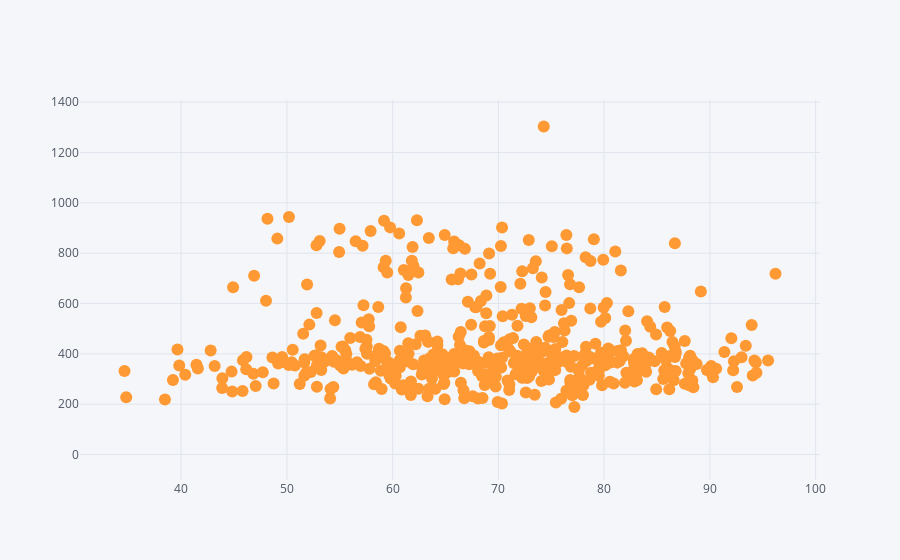

The notebook cell saved with this chart:
### Code cell
electric_day.ix['N11 ATS (U1)'].join(daily_humidity).iplot(x='HUMIDITY', y='Usage', mode='markers')

### Figure 1 — Plotly figure (JSON) as saved in the notebook; plotly's stock layout.template omitted (floating-point values rounded to 4 significant figures; data arrays with more than 128 entries replaced by an {"elided": "..."} marker saying what was removed)
{"data": [{"line": {"color": "rgba(255, 153, 51, 1.0)", "dash": "solid", "width": 1.3}, "marker": {"size": 12, "symbol": "dot"}, "mode": "markers", "name": "Usage", "text": "", "type": "scatter", "x": {"elided": "731 float values"}, "y": {"elided": "731 float values"}}], "layout": {"legend": {"bgcolor": "#F5F6F9", "font": {"color": "#4D5663"}}, "paper_bgcolor": "#F5F6F9", "plot_bgcolor": "#F5F6F9", "titlefont": {"color": "#4D5663"}, "xaxis1": {"gridcolor": "#E1E5ED", "showgrid": true, "tickfont": {"color": "#4D5663"}, "title": "", "titlefont": {"color": "#4D5663"}, "zerolinecolor": "#E1E5ED"}, "yaxis1": {"gridcolor": "#E1E5ED", "showgrid": true, "tickfont": {"color": "#4D5663"}, "title": "", "titlefont": {"color": "#4D5663"}, "zerolinecolor": "#E1E5ED"}}}
